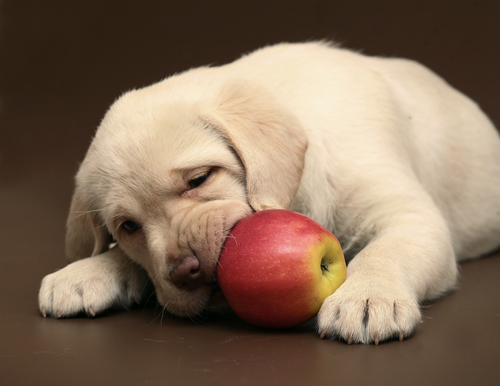
#> input picture lab02/skilos-2.jpg, 500 x 386 px
$ python conv_to_gray01.py
#> lines starting #> are read from the running program, lines starting #| are printed output that depends on the picture
from PIL import Image

l0 = Image.open('skilos-2.jpg')
#> l0 is the input picture: PIL image 500x386 RGB; mean R, G, B 131.9, 109.2, 89.6
lg = Image.new('L',(l0.size[0],l0.size[1]))
#> lg: PIL image 500x386 L; every value is 0
print('size = ',l0.size)
#| size =  (500, 386)
print('pixel[50][50]= ',l0.getpixel((50,50)))
#| pixel[50][50]=  (45, 31, 20)
print(sum(l0.getpixel((50,50)))/3)
#| 32.0
input() # Για να σταματήσει η εκτέλεση σ'αυτό το σημείο
for x in range(l0.size[0]):
    for y in range(l0.size[1]):
        lg.putpixel((x,y),int(sum(l0.getpixel((x,y)))/3))
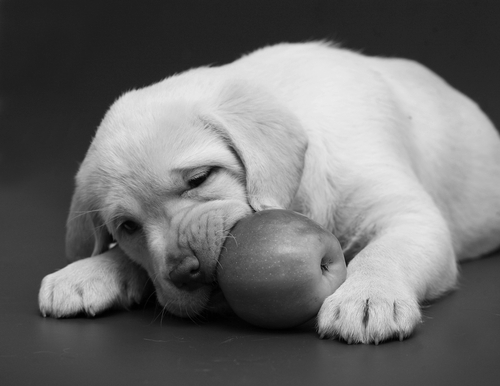
#> lg: PIL image 500x386 L; min 0, max 237, mean 109.9
l0.show()
lg.show()
lg.save('skilos-2_gray.jpg')
